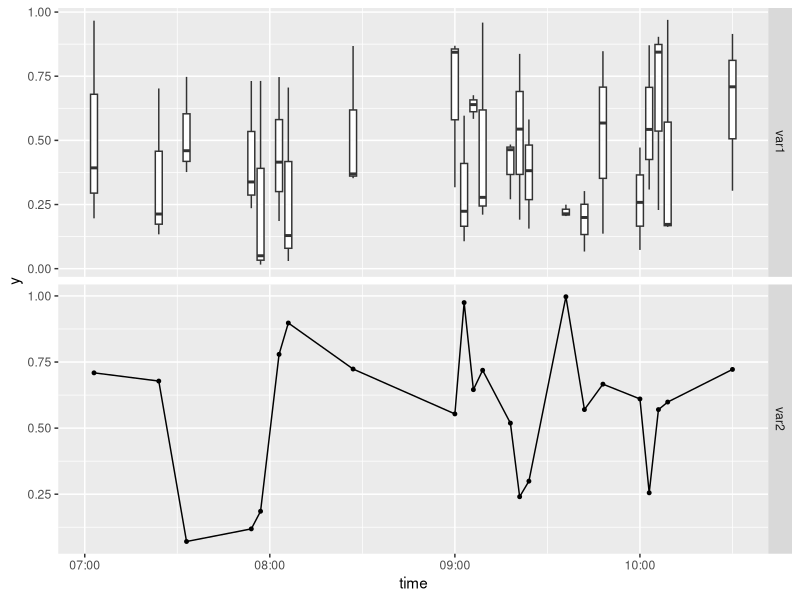

Recreate this plot in R.
## ---- chunk 1
library(tidyverse)
dates <- seq(as.POSIXct("2017-10-01 07:00"), as.POSIXct("2017-10-01 10:30"), by = 180) # 180 seconds == 3 minutes
fake_data <- data.frame(time = dates,
                        var1_1 = runif(length(dates)),
                        var1_2 = runif(length(dates)),
                        var1_3 = runif(length(dates)),
                        var2 = runif(length(dates))) %>%
  sample_frac(size = 0.33)
head(fake_data)
## ---- chunk 2
fake_data_long <- fake_data %>%
  gather(x, y, var1_1:var2) %>%
  mutate(facet = ifelse(x %in% c("var1_1", "var1_2", "var1_3"), "var1", x))
head(fake_data_long)
## ---- chunk 3
fake_data_long %>%
  ggplot() +
    facet_grid(facet ~ ., scales = "free") +
    geom_point(data = subset(fake_data_long, facet == "var2"), 
               aes(x = time, y = y),
               size = 1) +
    geom_line(data = subset(fake_data_long, facet == "var2"), 
               aes(x = time, y = y)) +
    geom_boxplot(data = subset(fake_data_long, facet == "var1"), 
               aes(x = time, y = y, group = time))
## ---- chunk 4
sessionInfo()
